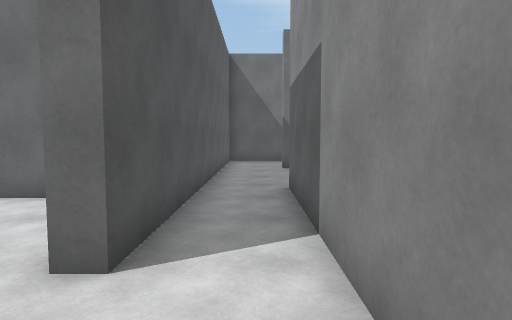
view 1 (above)

23 first-person views from a walk through a Unity game level. The camera is 1.4 m above the floor, tilts 4° down and sees 75° across. The floor is counted in squares, 1.21 m on a side. Each view is taken from the middle of a square. On the plan, view 1 faces up. The plan holds only what a view shows up to about 14 squares ahead; the rest is blank. The place goes on beyond the plan. The player is left out.

view 2
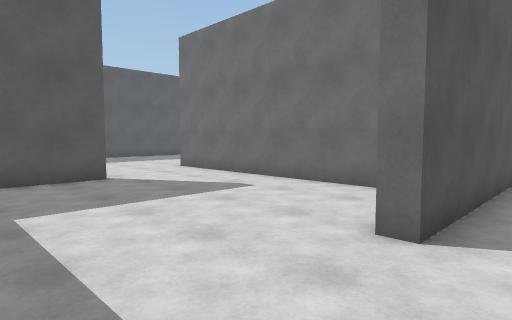

view 3
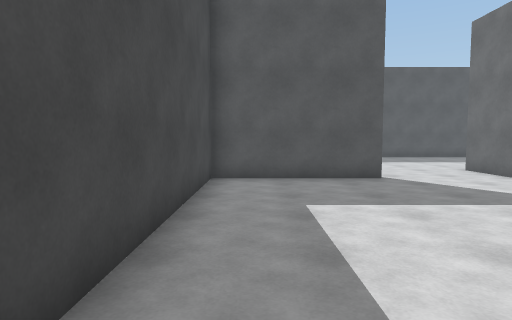

view 4
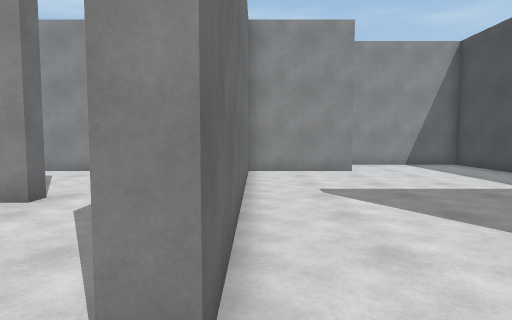

view 5
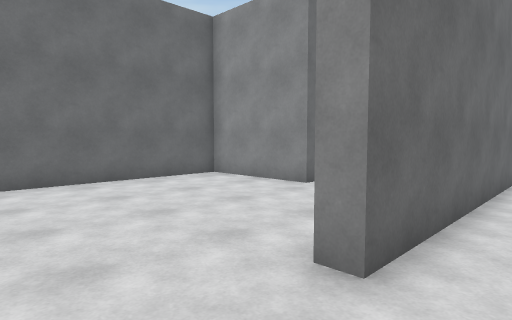

view 6
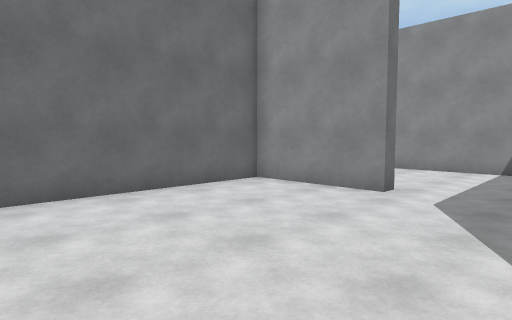

view 7
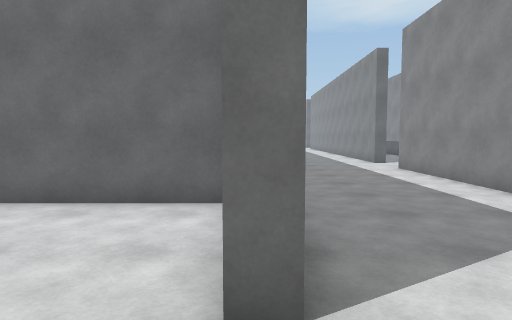

view 8
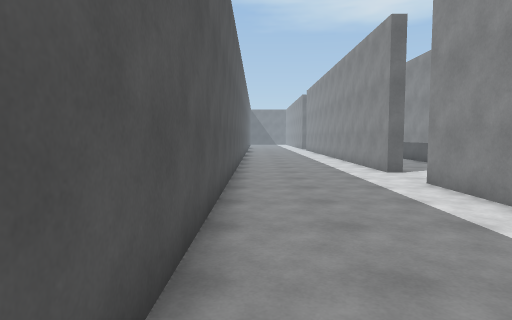

view 9
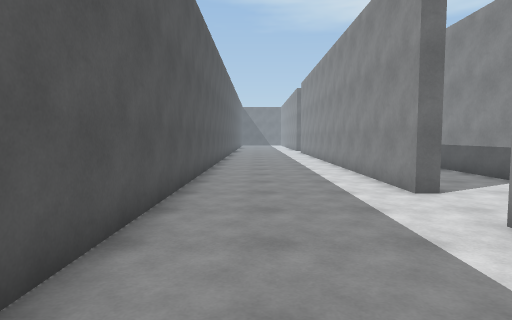

view 10
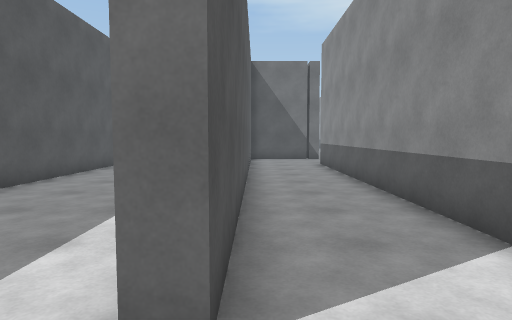

view 11
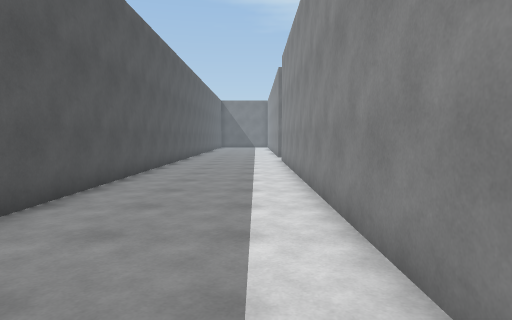

view 12
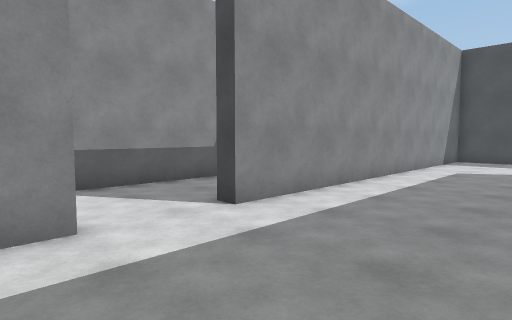

view 13
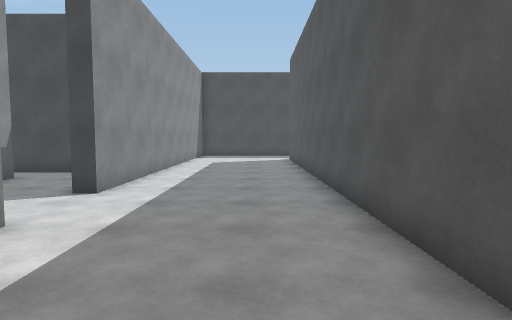

view 14
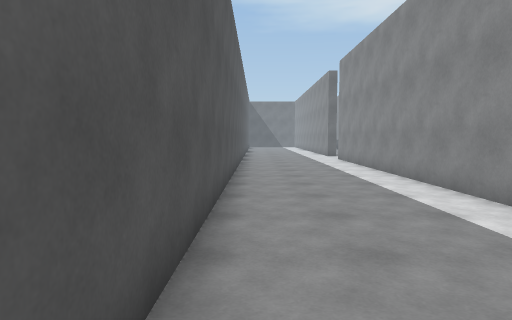

view 15
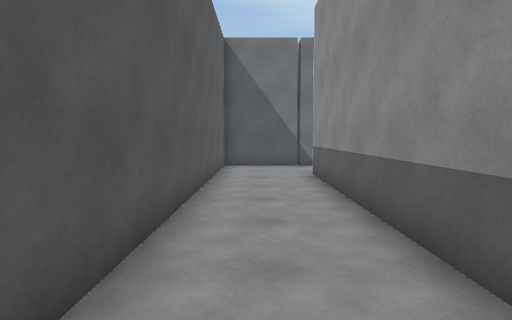

view 16
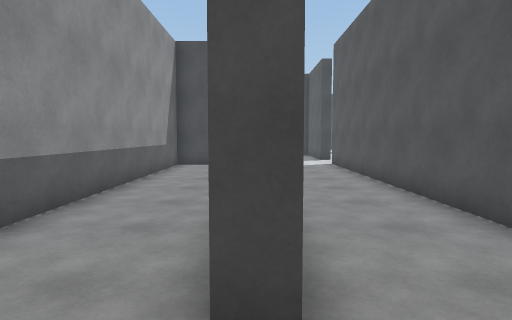

view 17
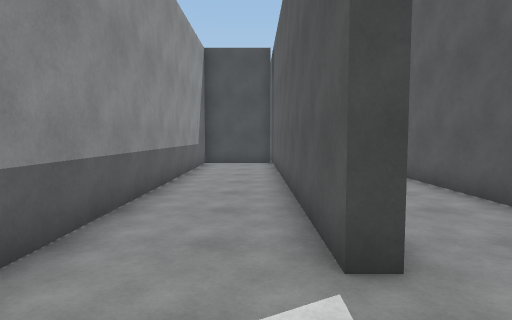

view 18
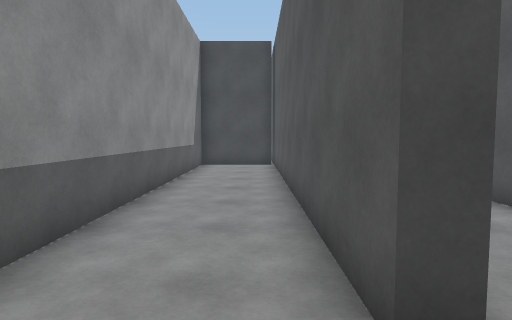

view 19
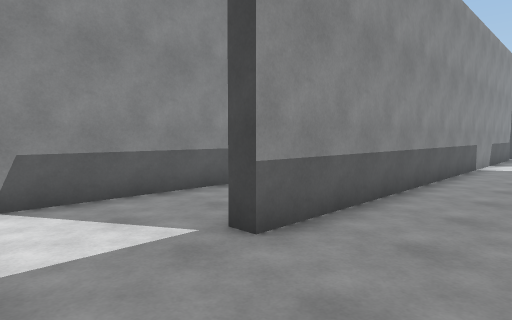

view 20
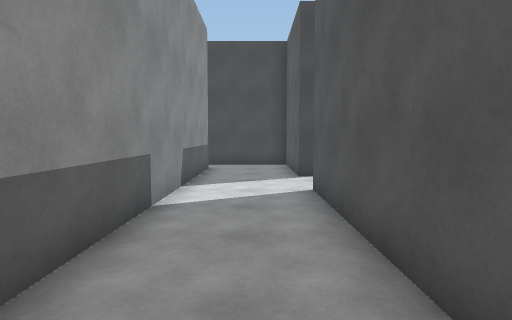

view 21
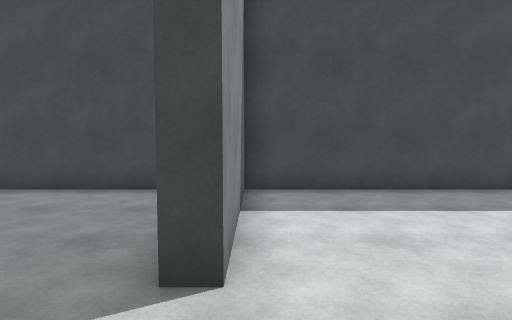

view 22
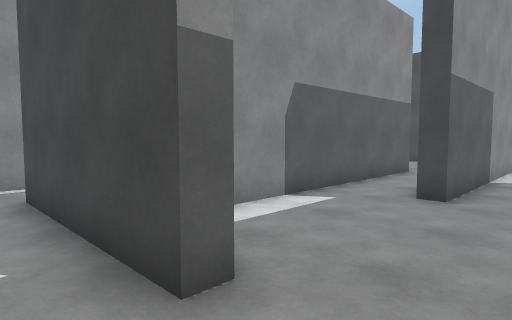

view 23
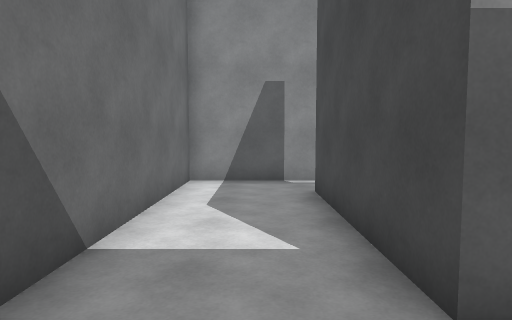

### Floor plan
Points are (right, up) in squares from view 1. A wall is a line through its corners. A room is listed if a view was taken in it or the views show most of it. See-through windows are left out.
Room 1 (views 1, 2, 3, 4, 5, 6, 7, 8, 9, 11, 12, 13, 14, 21)
walls: (-6.6, 10) (-7.2, 10) (-7.2, 13.7) (-13.2, 13.7); (-1.7, 8.4) (-1.7, 20.2); (-2.2, 6.3) (-11.5, 6.3) (-11.5, 6.8); (-1.7, 22.7) (-1.7, 37.9); (-1.3, 2.8) (-1.7, 2.8) (-1.7, 6.2); (-14.5, -2.2) (-9.8, -2.2) (-9.8, 2.5) (-9.2, 2.5) (-9.2, -2.2) (0.8, -2.2) (0.8, 1.5); (-6.7, 38) (-6.7, 12.9)
ways out: opening at (-2, 21.5) to room 2; opening at (-0.5, 2.5) to room 4
Room 2 (views 10, 15, 16, 17, 18, 19, 20)
walls: (-1.7, 20.2) (-1.3, 20.2) (-1.3, 16.3) (1.4, 16.3); (-1.3, 38.2) (-1.3, 22.7) (-1.7, 22.7); (1.7, 17.8) (1.7, 35.2) (2.2, 35.2) (2.2, 23.3) (5.2, 23.3) (5.2, 37.2)
ways out: opening at (-2, 21.5) to room 1; opening at (2, 17)
Room 3 (views 22, 23)
walls: (1, 12.2) (1, 12.7) (6, 12.7); (-1.3, 14.1) (-1.3, 12.4); (7.7, 12.4) (7.7, 15.7) (1.1, 15.7)
ways out: opening at (-0.5, 13) to room 4; opening at (6.5, 13)
Room 4 (no view inside)
walls: (-1.3, 12.4) (-1.3, 2.8); (3.2, 2.5) (3.2, 10.4); (0.8, 1.5) (0.8, 7.5) (1.2, 7.5)
ways out: opening at (-0.5, 2.5) to room 1; opening at (-0.5, 13) to room 3

Where each view was taken, in squares from view 1:
view 1: 0 up, 0 right, facing up
view 2: 1 down, 0 right, facing up-left
view 3: 1 down, 0 right, facing left
view 4: 6 up, 13 left, facing right
view 5: 5 up, 14 left, facing up-right
view 6: 7 up, 14 left, facing up-right
view 7: 8 up, 7 left, facing up
view 8: 12 up, 6 left, facing up
view 9: 16 up, 5 left, facing up
view 10: 21 up, 1 left, facing up
view 11: 24 up, 3 left, facing up
view 12: 24 up, 6 left, facing down-right
view 13: 27 up, 5 left, facing down
view 14: 23 up, 6 left, facing up
view 15: 25 up, 0 right, facing up
view 16: 37 up, 2 right, facing down
view 17: 38 up, 3 right, facing down
view 18: 37 up, 3 right, facing down
view 19: 38 up, 1 left, facing down-right
view 20: 30 up, 0 right, facing down
view 21: 5 up, 10 left, facing down
view 22: 14 up, 1 left, facing down-right
view 23: 14 up, 1 left, facing right
